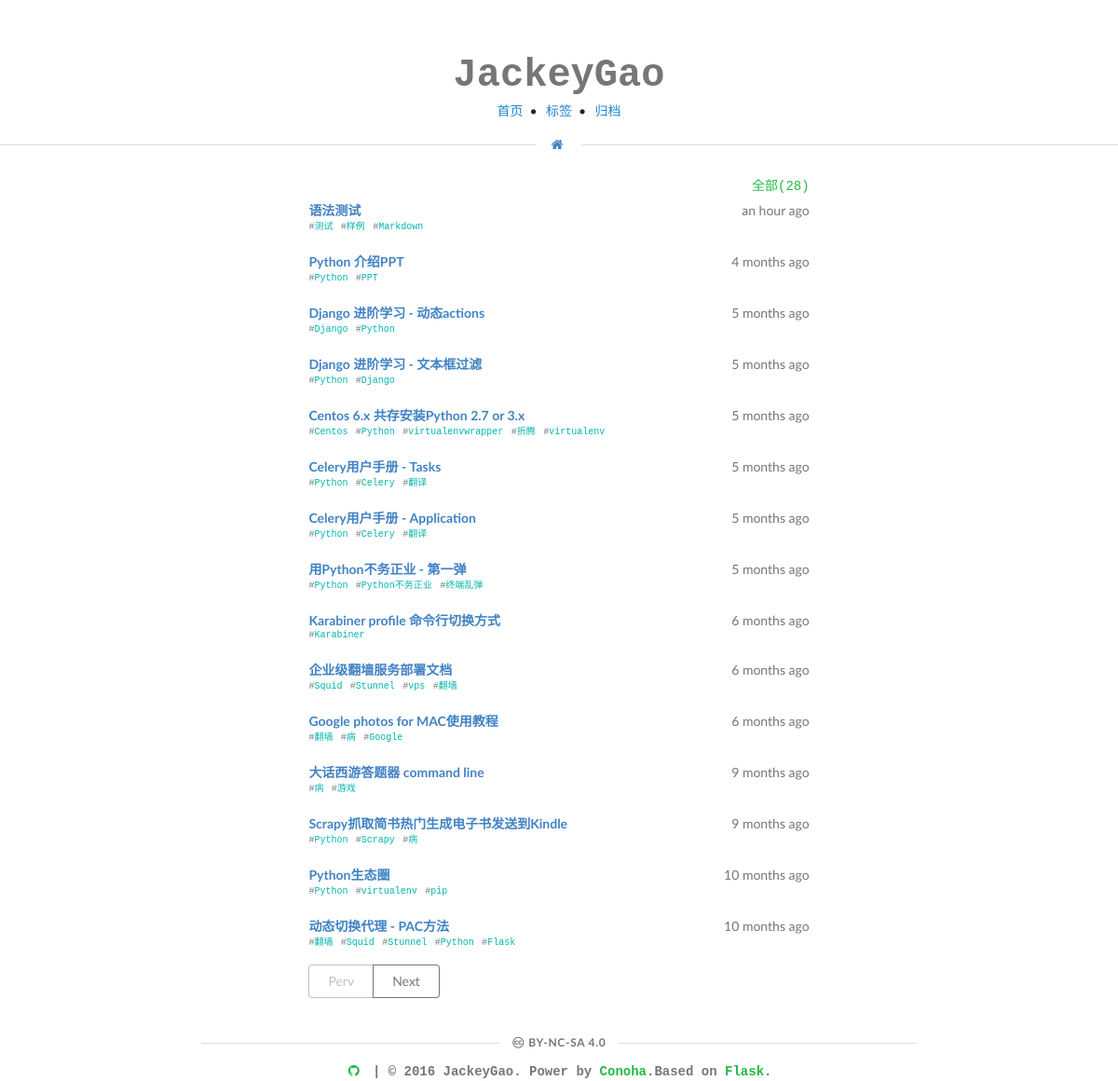
The page / on the database its author committed.
### db.py (models this page shows, shortened)
class Post(Model):
    filename = CharField()
    time = DateTimeField()
    title = CharField()
    tags = CharField()
    content = TextField()
    class Meta:
        primary_key = CompositeKey('title')
        database = db

### server.py (the view)
@app.route('/', defaults={'page': 1})
@app.route('/page/<int:page>')
def index(page):
    tag = request.args.get('tag', '')
    query = Post.select().where(
            Post.tags.contains(tag)
            ).order_by(Post.time.desc())
    count = len(query)
    posts = get_instances_for_page(page, PER_PAGE, query)
    pagination = Pagination(page, PER_PAGE, count)
    return render_template('posts.html', **locals())

### pagination.py (called while the page is built)
    @property
    def pages(self):
        return int(ceil(self.total_count / float(self.per_page)))

    @property
    def has_prev(self):
        return self.page > 1

    @property
    def has_next(self):
        return self.page < self.pages

### server.py (called while the page is built)
def url_for_other_page(page):
    params = dict(request.args.copy())
    args = request.view_args.copy()
    params.update(args)
    params['page'] = page
    return url_for(request.endpoint, **params)

def humanize(time):
    if arrow.get(time) > arrow.now().datetime:
        return "Sticky Post"
    if time is None:
        return None
    return arrow.get(time, TIMEZONE).humanize()

def get_instances_for_page(page, per_page, posts):
    pages = [
        posts[i:i+per_page] \
        for i in xrange(0, len(posts), per_page)
    ]
    return pages[page - 1]

### templates/posts.html (shortened to what this page needs)
{% extends "base.html" %}
{% block content %}
{% if tag %}
  <span style="position: absolute; right: 0px; top:0px;" class="monospaced green text">标签为 <span class="grey text"><b>{{tag}}</b></span> 的博客({{count}})</span>
  <a href="/"><span style="position: absolute; left: 0px; top:0px;" class="monospaced">全部</span></a>
{% else %}
  <span style="position: absolute; right: 0px; top:0px;" class="monospaced green text">全部({{count}})</span>
{% endif %}
<div class="ui middle aligned list" style="margin-top: 28px;">
  {% for post in posts %}
  <div class="item" style="margin-bottom: 15px;">
  	<div class="right floated content">
      <span class="grey text">{{ humanize(post.time) }}</span>
    </div>
    <div class="content">
      <div class="header">
      	<a href="/post/{{ post.title }}"><span class=" text">{{ post.title }}</span></a>
      </div>
      <div class="monospaced description">
      	{% set tags = post.tags.split(',') %}
      	{% for tag in tags %}
      	<span class="grey text" style="font-size: 10px;">#</span><a href="/?tag={{ tag }}"><span class="teal text" style="font-size: 10px;">{{ tag }}</span></a>
      	{% endfor %}
      </div>
    </div>
  </div>
  {% endfor %}
</div>
  {% if count > pagination.per_page %}
  <div class="ui centered buttons">
    {% if pagination.has_prev %}
    <a class="ui grey basic button" href="{{ to_page(pagination.page - 1) }}">Perv</a>
    {% else %}
    <a class="ui grey basic disabled button">Perv</a>
    {% endif %}
    {% if pagination.has_next %}
    <a class="ui grey basic button" href="{{ to_page(pagination.page + 1) }}">Next</a>
    {% else %}
    <a class="ui grey basic disabled button">Next</a>
    {% endif %}
  </div>
  {% endif %}
{% endblock %}

### templates/base.html (shortened to what this page needs)
<html>
  <head>
    <link rel="stylesheet" type="text/css" href="/static/semantic.min.css">
    <link rel="stylesheet" type="text/css" href="/static/style.css">
  </head>
  <body>
    <div id="container" style="margin-top: 30px;">
    <div class="ui fluid container">
      <div class="ui centered grid">
        <div class="eight center aligned wide column"  style="margin-top: 30px;">
          <a href="/">
            <h1 class="ui blue monospaced header" style="font-size: 3em;"><span  class="text monospaced grey">JackeyGao</span></h1>
          </a>
          <div class="ui horizontal bulleted link list">
          <a class="item" href="/">
            <span class="blue text">首页</span>
          </a>
          <a class="item" href="/tags/">
            <span class="blue text">标签</span>
          </a>
          <a class="item" href="/archives/">
            <span class="blue text">归档</span>
          </a>
          </div>
          <div class="ui horizontal divider">
            <a href="https://omem.me/"><i class="home icon"></i></a>
          </div>
        </div>
      </div>
    <div class="ui grid" style="margin-top: 1em;margin-bottom: 3em;">
      <div class="{% block wide %}centered aligned seven{% endblock %} wide column" style="padding: 0px; border-radius: 5px;">
      {% block content %}
      {% endblock %}
      </div>
    </div>
    </div>
    <div class="ui centered grid">
      <div class="ten wide column" style="padding: 0px;">
        <div class="ui horizontal divider">
          <a href="https://creativecommons.org/licenses/by-nc-sa/4.0/"><span class="grey text" style="font-size: 12px;"><i class="grey creative commons icon" ></i>by-nc-sa 4.0</span></a>
        </div>
        <div id="footer">
          <span class="monospaced grey text"><b><a href="https://github.com/jackeyGao/heroText"><i class="green github icon"></i></a> | © 2016 JackeyGao. Power by <a href="https://www.conoha.jp/referral/?token=G8vOyReluNtZN0fQSSAyNzldtPOCAFhanp39bkuppaJG.w90xHc-01S"><span class="green text">Conoha</span></a>.Based on <a href="http://flask.pocoo.org/"><span class="green text">Flask</span></a>.</b> </span>
        </div>
      </div>
    </div>
  </body>
</html>

### static/style.css (style rules this page uses)
html, body, #container { height: 100%; margin: 0; padding: 0; }
body > #container { height: auto; min-height: 100%; }
.monospaced { font-family: Courier New; }
#footer { border-radius:5px; text-align: center; clear: both; position: relative; }

### rows shown on the page
Post: time "an hour ago", title "语法测试", tags "测试" "样例" "Markdown"
Post: time "4 months ago", title "Python 介绍PPT", tags "Python" "PPT"
Post: time "5 months ago", title "Django 进阶学习 - 动态actions", tags "Django" "Python"
Post: time "5 months ago", title "Django 进阶学习 - 文本框过滤", tags "Python" "Django"
Post: time "5 months ago", title "Centos 6.x 共存安装Python 2.7 or 3.x", tags "Centos" "Python" "virtualenvwrapper" "折腾" "virtualenv"
Post: time "5 months ago", title "Celery用户手册 - Tasks", tags "Python" "Celery" "翻译"
Post: time "5 months ago", title "Celery用户手册 - Application", tags "Python" "Celery" "翻译"
Post: time "5 months ago", title "用Python不务正业 - 第一弹", tags "Python" "Python不务正业" "终端乱弹"
Post: tags "Karabiner"
Post: time "6 months ago", title "企业级翻墙服务部署文档", tags "Squid" "Stunnel" "vps" "翻墙"
Post: time "6 months ago", title "Google photos for MAC使用教程", tags "翻墙" "病" "Google"
Post: time "9 months ago", title "大话西游答题器 command line", tags "病" "游戏"
Post: time "9 months ago", title "Scrapy抓取简书热门生成电子书发送到Kindle", tags "Python" "Scrapy" "病"
Post: time "10 months ago", title "Python生态圈", tags "Python" "virtualenv" "pip"
Post: time "10 months ago", title "动态切换代理 - PAC方法", tags "翻墙" "Squid" "Stunnel" "Python" "Flask"

### other values the page prints
{{ count }} "28"
{{ humanize(post.time) }} "6 months ago"
{{ post.title }} "Karabiner profile 命令行切换方式"
